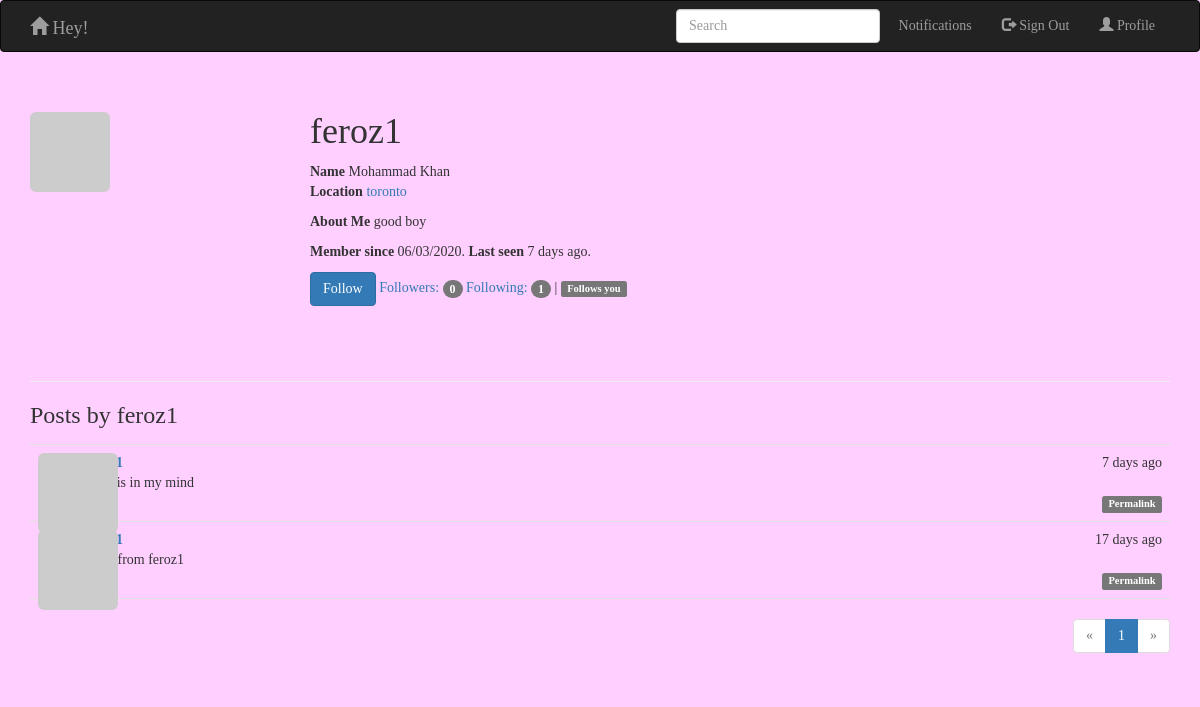
Screenshot of /user/feroz1 (signed in) with the database file from the repository.
### app/models.py (models this page shows, shortened)
class User(UserMixin,db.Model):
    __tablename__ = 'users'
    id = db.Column(db.Integer, primary_key=True)
    email = db.Column(db.String(64), unique=True, index=True)
    username = db.Column(db.String(64), unique=True, index=True)
    password_hash = db.Column(db.String(128))
    role_id = db.Column(db.Integer, db.ForeignKey('roles.id'))
    name = db.Column(db.String(64))
    location = db.Column(db.String(64))
    about_me = db.Column(db.Text())
    member_since = db.Column(db.DateTime(),default=datetime.utcnow)
    last_seen = db.Column(db.DateTime(),default=datetime.utcnow)
    avatar_hash = db.Column(db.String(32))
    posts = db.relationship('Post', backref='author', lazy='dynamic')
    followed = db.relationship('Follow',backref=db.backref('follower',lazy = 'joined'),lazy='dynamic',cascade='all,delete-orphan',foreign_keys=[Follow.follower_id])
    followers = db.relationship('Follow', backref=db.backref('followed', lazy='joined'), lazy='dynamic',
                               cascade='all,delete-orphan', foreign_keys=[Follow.followed_id])
    def gravatar(self, size=100, default='identicon', rating='g'):
        if request.is_secure:
            url = 'https://secure.gravatar.com/avatar'
        else:
            url = 'http://www.gravatar.com/avatar'
        hash = self.avatar_hash or hashlib.md5(self.email.encode('utf-8')).hexdigest()
        return '{url}/{hash}?s={size}&d={default}&r={rating}'.format(
            url=url, hash=hash, size=size, default=default, rating=rating)
    @property
    def password(self):
        raise AttributeError('password is not a readable attribute')
    def ping(self):
        self.last_seen = datetime.utcnow()
        db.session.add(self)
    @login_manager.user_loader
    def load_user(user_id):
        return User.query.get(int(user_id))
    def can(self, permissions):
        return self.role is not None and (self.role.permissions & permissions) == permissions
    def is_administrator(self):
        return self.can(Permission.ADMINISTER)
    def is_following(self, user):
        return self.followed.filter_by(
            followed_id=user.id).first() is not None

class Post(db.Model):
    __tablename__ = 'posts'
    id = db.Column(db.Integer, primary_key=True)
    body = db.Column(db.Text)
    timestamp = db.Column(db.DateTime, index=True, default=datetime.utcnow)
    author_id = db.Column(db.Integer, db.ForeignKey('users.id'))

### app/main/hello.py (the view)
@main.route('/user/<username>')
def user(username):
    user = User.query.filter_by(username=username).first()
    if user is None:
        return render_template('404.html'), 404
    page = request.args.get('page', 1, type=int)
    pagination = user.posts.order_by(Post.timestamp.desc()).paginate(
        page, per_page=current_app.config['FLASKY_POSTS_PER_PAGE'],
        error_out=False)
    posts = pagination.items
    return render_template('user.html', user=user, posts = posts, pagination = pagination)

### app/auth/views.py (called while the page is built)
@auth.before_app_request
def before_request():
    if current_user.is_authenticated:
        current_user.ping()

### app/main/__init__.py (called while the page is built)
@main.app_context_processor
def inject_permissions():
    return dict(Permission=models.Permission)

### app/templates/user.html (shortened to what this page needs)
{% extends "base.html" %}
{% import "_macros.html" as macros %}
{% block page_content %}
<div class="page-header">
    <img class="img-rounded profile-thumbnail" src="{{ user.gravatar(size=256) }}">
    <div class="profile-header">
       <h1> {{ user.username }}</h1>
        {% if user.name or user.location %}
        <p>
            {% if user.name %} <b>Name</b> {{ user.name }} <br>{% endif %}
            {% if user.location %}
            <b>Location</b> <a href="http://maps.google.com/?q={{ user.location }}">{{ user.location }}</a><br>
            {% endif %}
        </p>
        {% endif %}
        {% if user.about_me %}<p> <b>About Me</b> {{ user.about_me }}</p>{% endif %}
        <p> <b>Member since</b> {{ moment(user.member_since).format('L') }}. <b>Last seen</b> {{ moment(user.last_seen).fromNow() }}. </p>
        {% if current_user.can(Permission.FOLLOW) and user != current_user %}
            {% if not current_user.is_following(user) %}
                <a href="{{ url_for('.follow', username=user.username) }}"  class="btn btn-primary">Follow</a>
            {% else %}
                <a href="{{ url_for('.unfollow', username=user.username) }}" class="btn btn-default">Unfollow</a>
            {% endif %}
        {% endif %}
        <a href="{{ url_for('.followers', username=user.username) }}">
            Followers: <span class="badge">{{ user.followers.count() -1 }}</span>
        </a>
        <a href="{{ url_for('.followed', username=user.username) }}">
            Following: <span class="badge">{{ user.followed.count() -1 }}</span>
        </a>
        {% if current_user.is_authenticated and user != current_user and user.is_following(current_user) %}
        | <span class="label label-default">Follows you</span>
        {% endif %}
    </div>
</div>
<h3>Posts by {{ user.username }}</h3>
{% include 'post.html' %}
<div class="pagination">
    {{ macros.pagination_widget(pagination, '.user', username=user.username) }}
</div>
{% endblock %}

### app/templates/post.html (shortened to what this page needs)
<ul class="posts">
    {% for post in posts %}
    <li class="post">
        <div class="post-thumbnail">
            <a href="{{ url_for('.user', username=post.author.username) }}">
                <img class="img-rounded profile-thumbnail" src="{{ post.author.gravatar(size=40) }}">
            </a>
        </div>
        <div class="post-content">
            <div class="post-date">{{ moment(post.timestamp).fromNow() }}</div>
            <div class="post-author"><a href="{{ url_for('.user', username=post.author.username) }}">{{ post.author.username }}</a></div>
            <div class="post-body">
                {% if post.body_html %}
                    {{ post.body_html | safe }}
                {% else %}
                    {{ post.body }}
                {% endif %}
            </div>
            <div class="post-footer">
                <a href="{{ url_for('.post', id=post.id) }}"><span class="label label-default">Permalink</span></a>
            </div>
        </div>
    </li>
    {% endfor %}
</ul>

### app/static/styles.css (style rules this page uses)
.profile-thumbnail { position: absolute; }
* { font-family:Verdana; }
body { background-color: #FFCFFF; }
.profile-header { min-height: 260px; margin-left: 280px; }
ul.posts { list-style-type: none; padding: 0px; margin: 16px 0px 0px 0px; border-top: 1px solid #e0e0e0; }
ul.posts li.post { padding: 8px; border-bottom: 1px solid #e0e0e0; }
div.post-date { float: right; }
div.post-author { font-weight: bold; }
div.post-thumbnail { position: absolute; }
div.post-content { margin-left: 48px; min-height: 48px; }
div.post-footer { text-align: right; }
div.pagination { width: 100%; text-align: right; padding: 0px; margin: 0px; }

### rows the page displays
User: username "feroz1", name "Mohammad Khan", location "toronto", about_me "good boy", member_since "06/03/2020", last_seen "7 days ago"
Post: timestamp "7 days ago", body "what is in my mind"
Post: timestamp "17 days ago", body "hello from feroz1"

### other values shown
{{ user.followers.count() -1 }} "0"
{{ user.followed.count() -1 }} "1"
{{ p }} "1"
